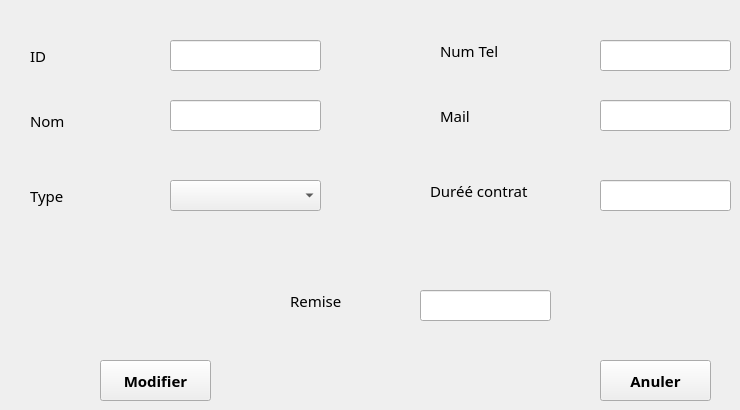
      <widget class="QWidget" name="tab_13">
       <property name="minimumSize">
        <size>
         <width>515</width>
         <height>312</height>
        </size>
       </property>
       <attribute name="title">
        <string>modifier</string>
       </attribute>
       <widget class="QLabel" name="label_66">
        <property name="geometry">
         <rect>
          <x>30</x>
          <y>40</y>
          <width>61</width>
          <height>31</height>
         </rect>
        </property>
        <property name="font">
         <font>
          <family>MS Reference Sans Serif</family>
          <pointsize>11</pointsize>
         </font>
        </property>
        <property name="text">
         <string>ID</string>
        </property>
       </widget>
       <widget class="QLabel" name="label_67">
        <property name="geometry">
         <rect>
          <x>30</x>
          <y>100</y>
          <width>81</width>
          <height>41</height>
         </rect>
        </property>
        <property name="font">
         <font>
          <family>MS Reference Sans Serif</family>
          <pointsize>11</pointsize>
         </font>
        </property>
        <property name="text">
         <string>Nom</string>
        </property>
       </widget>
       <widget class="QLabel" name="label_68">
        <property name="geometry">
         <rect>
          <x>30</x>
          <y>180</y>
          <width>71</width>
          <height>31</height>
         </rect>
        </property>
        <property name="font">
         <font>
          <family>MS Reference Sans Serif</family>
          <pointsize>11</pointsize>
         </font>
        </property>
        <property name="text">
         <string>Type</string>
        </property>
       </widget>
       <widget class="QLabel" name="label_69">
        <property name="geometry">
         <rect>
          <x>290</x>
          <y>280</y>
          <width>101</width>
          <height>41</height>
         </rect>
        </property>
        <property name="font">
         <font>
          <family>MS Reference Sans Serif</family>
          <pointsize>11</pointsize>
         </font>
        </property>
        <property name="text">
         <string>Remise</string>
        </property>
       </widget>
       <widget class="QLabel" name="label_70">
        <property name="geometry">
         <rect>
          <x>430</x>
          <y>170</y>
          <width>121</width>
          <height>41</height>
         </rect>
        </property>
        <property name="font">
         <font>
          <family>MS Reference Sans Serif</family>
          <pointsize>11</pointsize>
         </font>
        </property>
        <property name="text">
         <string>Duréé contrat</string>
        </property>
       </widget>
       <widget class="QLabel" name="label_71">
        <property name="geometry">
         <rect>
          <x>440</x>
          <y>100</y>
          <width>111</width>
          <height>31</height>
         </rect>
        </property>
        <property name="font">
         <font>
          <family>MS Reference Sans Serif</family>
          <pointsize>11</pointsize>
         </font>
        </property>
        <property name="text">
         <string>Mail</string>
        </property>
       </widget>
       <widget class="QLabel" name="label_72">
        <property name="geometry">
         <rect>
          <x>440</x>
          <y>30</y>
          <width>91</width>
          <height>41</height>
         </rect>
        </property>
        <property name="font">
         <font>
          <family>MS Reference Sans Serif</family>
          <pointsize>11</pointsize>
         </font>
        </property>
        <property name="text">
         <string>Num Tel</string>
        </property>
       </widget>
       <widget class="QLineEdit" name="lineEdit_ID_modifier_partenaire">
        <property name="geometry">
         <rect>
          <x>170</x>
          <y>40</y>
          <width>151</width>
          <height>31</height>
         </rect>
        </property>
        <property name="toolTip">
         <string>modifier</string>
        </property>
        <property name="text">
         <string/>
        </property>
       </widget>
       <widget class="QLineEdit" name="lineEdit_Nom_modifier_partenaire">
        <property name="geometry">
         <rect>
          <x>170</x>
          <y>100</y>
          <width>151</width>
          <height>31</height>
         </rect>
        </property>
       </widget>
       <widget class="QLineEdit" name="lineEdit_NumTel_modifier_partenaire">
        <property name="geometry">
         <rect>
          <x>600</x>
          <y>40</y>
          <width>131</width>
          <height>31</height>
         </rect>
        </property>
       </widget>
       <widget class="QLineEdit" name="lineEdit_Mail_modifier_partenaire">
        <property name="geometry">
         <rect>
          <x>600</x>
          <y>100</y>
          <width>131</width>
          <height>31</height>
         </rect>
        </property>
       </widget>
       <widget class="QLineEdit" name="lineEdit_Dureecontrat_modifier_partenaire">
        <property name="geometry">
         <rect>
          <x>600</x>
          <y>180</y>
          <width>131</width>
          <height>31</height>
         </rect>
        </property>
       </widget>
       <widget class="QLineEdit" name="lineEdit_Remise_modifier_partenaire">
        <property name="geometry">
         <rect>
          <x>420</x>
          <y>290</y>
          <width>131</width>
          <height>31</height>
         </rect>
        </property>
       </widget>
       <widget class="QPushButton" name="pushButton_partenaire_modifier">
        <property name="geometry">
         <rect>
          <x>100</x>
          <y>360</y>
          <width>111</width>
          <height>41</height>
         </rect>
        </property>
        <property name="font">
         <font>
          <family>MS Reference Sans Serif</family>
          <pointsize>11</pointsize>
          <weight>75</weight>
          <bold>true</bold>
         </font>
        </property>
        <property name="text">
         <string>Modifier</string>
        </property>
       </widget>
       <widget class="QPushButton" name="pushButton_11">
        <property name="geometry">
         <rect>
          <x>600</x>
          <y>360</y>
          <width>111</width>
          <height>41</height>
         </rect>
        </property>
        <property name="font">
         <font>
          <family>MS Reference Sans Serif</family>
          <pointsize>11</pointsize>
          <weight>75</weight>
          <bold>true</bold>
         </font>
        </property>
        <property name="text">
         <string>Anuler</string>
        </property>
       </widget>
       <widget class="QComboBox" name="comboBox_type2_partenaire">
        <property name="geometry">
         <rect>
          <x>170</x>
          <y>180</y>
          <width>151</width>
          <height>31</height>
         </rect>
        </property>
        <property name="font">
         <font>
          <family>MS Reference Sans Serif</family>
          <pointsize>11</pointsize>
         </font>
        </property>
       </widget>
      </widget>
